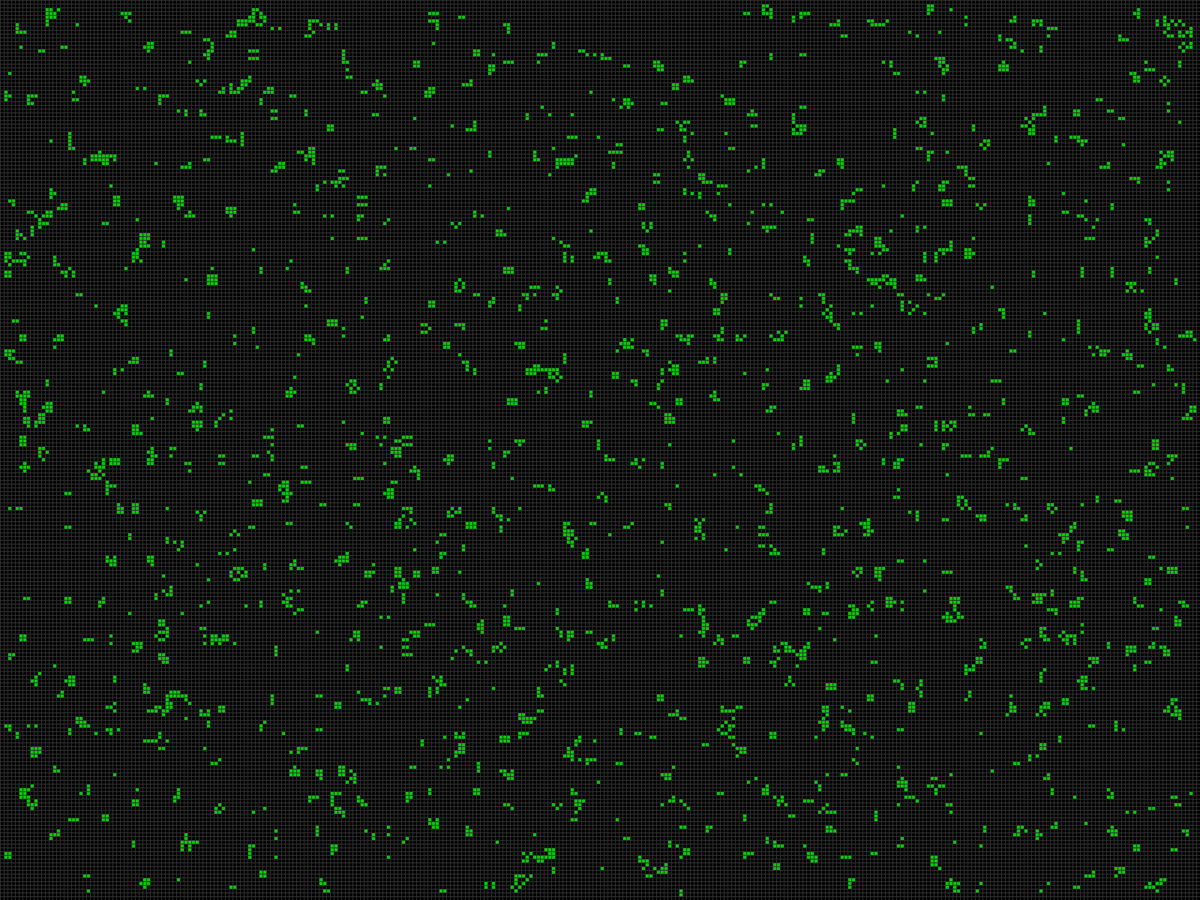
Frame 1 (no input)
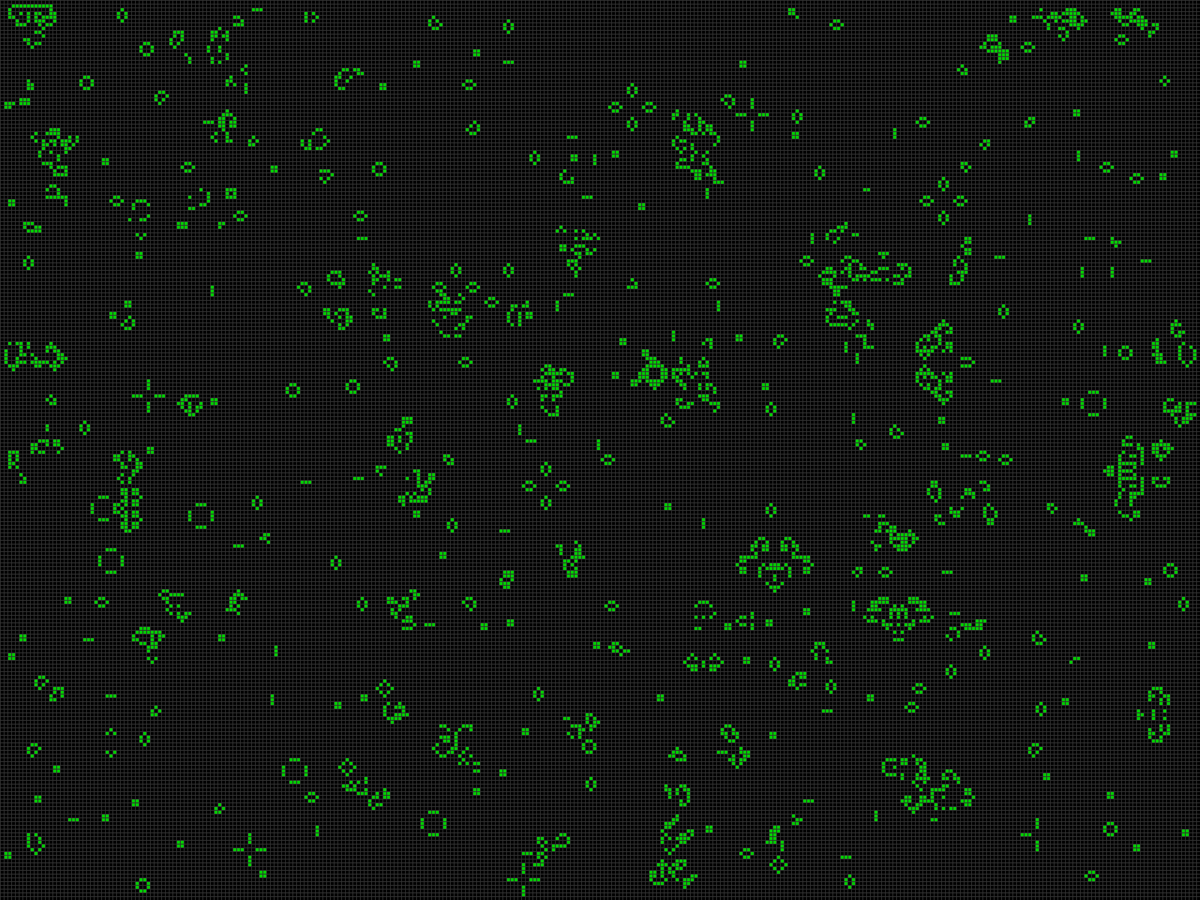
Frame 60 (the mouse pressed at the canvas centre just before this capture)
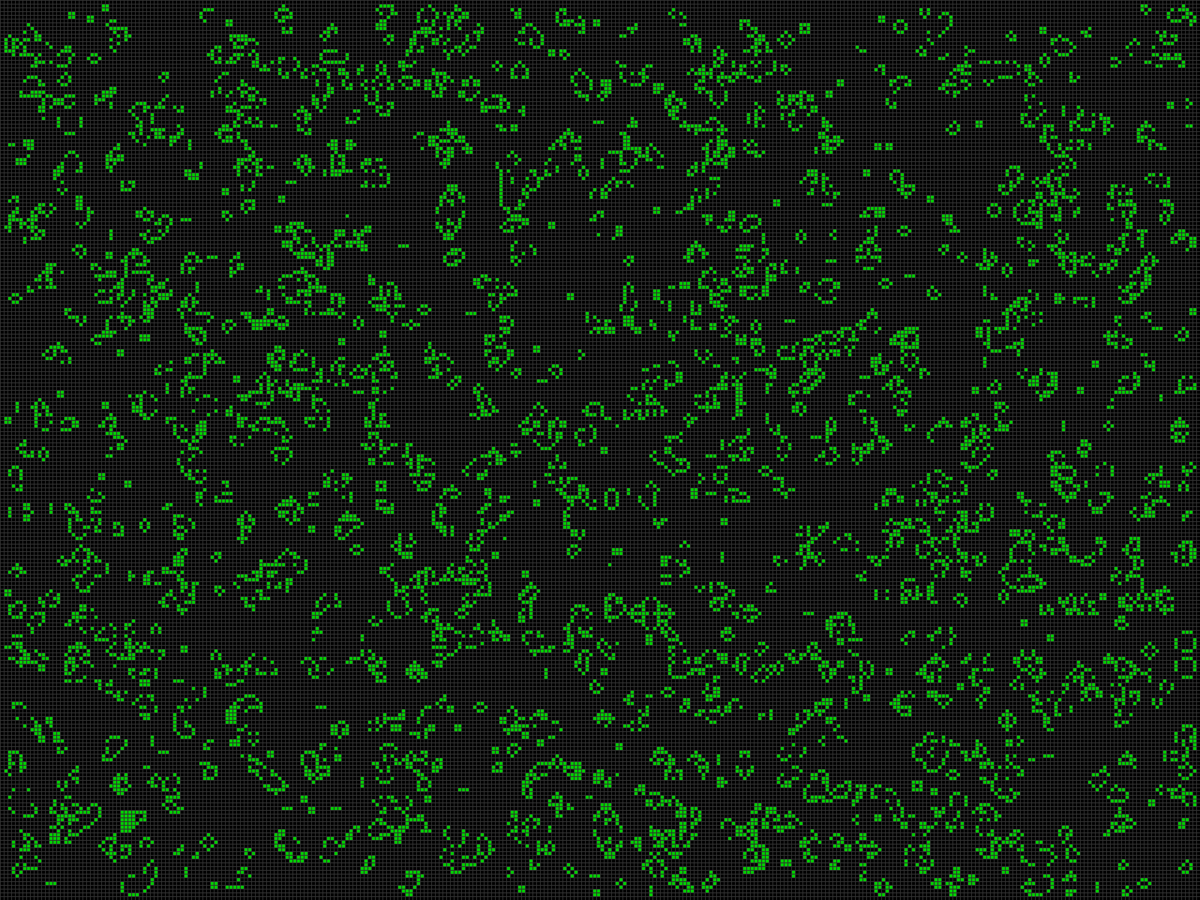
Frame 120 (the mouse held since frame 60 and released just before this capture)

The Processing sketch that drew these frames (run headless with seeded random() and noise(); from frame 60 on, the mouse is pressed at the canvas centre):

// Processing sketch: GameOfLife
// ── GameOfLife.pde

GOL game;
int cellSize = 5;
color alive = color(0, 200, 0);
color dead = color(0);
boolean pause = false;
int lastRecordedTime = 0;
int interval = 100;  // milliseconds 1/10th a second

void setup() {
  //size(640, 360);
  fullScreen();
  noSmooth();
  game = new GOL();
  background(0);
  game.start();
}

void draw() {
  background(0);
  game.render();
  if (millis() - lastRecordedTime > interval) {    // magic to make changes in 1/10th of a second only
    lastRecordedTime = millis();
    if (!pause) {
      game.generate();
    }
  }
}


void mousePressed() {
  game.randomize();
}

void keyPressed() {
  if (key == 'r' || key == 'R') {
    game.randomize();
  }
  if (key == ' ') {
    pause = !pause;
  }
}
// ── GOL.pde
class GOL {
  int[][] cell;
  int[][] cellNew;

  GOL() {
    // initialize arrays
    cell = new int[width/cellSize][height/cellSize];
    cellNew = new int[width/cellSize][height/cellSize];

    // start the state by randomizing places
    int alive;
    for (int i=1; i<width/cellSize-1; i++) {
      for (int j=1; j<height/cellSize-1; j++) {
        float probability;
        probability = random(100);
        if (probability < 10.0)
          alive = 1;
        else
          alive = 0;
        if (alive == 1) cell[i][j] = 1;
        else cell[i][j] = 0;
      }
    }
  }

  void start() {
    render();
    generate();
  }

  void render() {
    // Draw board
    stroke(50);
    for (int i=0; i<width/cellSize; i++) {
      for (int j=0; j<height/cellSize; j++) {
        if (cell[i][j] == 1) 
          fill(alive);
        else
          fill(dead);
        //draw rectangle
        rect(i*cellSize, j*cellSize, cellSize, cellSize);
      }
    }
  }

  void randomize() {
    int alive;
    for (int i=1; i<width/cellSize-1; i++) {
      for (int j=1; j<height/cellSize-1; j++) {
        float probability;
        probability = random(100);
        if (probability < 20.0)
          alive = 1;
        else
          alive = 0;
        if (alive == 1) cell[i][j] = 1;
        else cell[i][j] = 0;
      }
    }
  }

  // generate new cell
  void generate() {
    //count number of neighbors
    int neighbors = 0;
    for (int i=1; i<width/cellSize-1; i++) {
      for (int j=1; j<height/cellSize-1; j++) {
        neighbors = 0;
        for (int xx=i-1; xx<=i+1; xx++) {
          for (int yy=j-1; yy<=j+1; yy++) {
            neighbors += cell[xx][yy];
          }
        }
        // subtract yourself to get true neighbors
        neighbors -= cell[i][j];

        //find if the cell is alive or dead
        cellNew[i][j] = ruleOfLife(i, j, neighbors);
      }
    }

    // Make the new cell the current cell
    reincarnate();
  }

  //  Helper function used in generate()
  int ruleOfLife(int i, int j, int n) {
    if (cell[i][j] == 1 && n > 3) return 0;    // overpopulated
    else if (cell[i][j] == 1 && n < 2) return 0; // lonely
    else if (cell[i][j] == 0 && n == 3) return 1; // birth
    else return cell[i][j];  // stasis
  }

  // Helper function used in generate()
  void reincarnate() {
    for (int i=0; i<width/cellSize; i++) {
      for (int j=0; j<height/cellSize; j++) {
        cell[i][j] = cellNew[i][j];
      }
    }
  }
}
